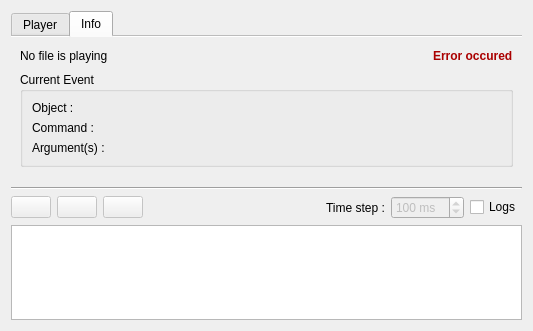
<?xml version="1.0" encoding="UTF-8"?>
<ui version="4.0">
 <class>pqPlayBackEventsDialog</class>
 <widget class="QDialog" name="pqPlayBackEventsDialog">
  <property name="windowModality">
   <enum>Qt::NonModal</enum>
  </property>
  <property name="geometry">
   <rect>
    <x>0</x>
    <y>0</y>
    <width>533</width>
    <height>331</height>
   </rect>
  </property>
  <property name="sizePolicy">
   <sizepolicy hsizetype="Preferred" vsizetype="Preferred">
    <horstretch>0</horstretch>
    <verstretch>0</verstretch>
   </sizepolicy>
  </property>
  <property name="minimumSize">
   <size>
    <width>0</width>
    <height>0</height>
   </size>
  </property>
  <property name="maximumSize">
   <size>
    <width>16777215</width>
    <height>16777215</height>
   </size>
  </property>
  <property name="windowTitle">
   <string>PlayBack Information</string>
  </property>
  <property name="sizeGripEnabled">
   <bool>false</bool>
  </property>
  <property name="modal">
   <bool>false</bool>
  </property>
  <layout class="QVBoxLayout" name="verticalLayout_4">
   <property name="sizeConstraint">
    <enum>QLayout::SetDefaultConstraint</enum>
   </property>
   <item>
    <widget class="QTabWidget" name="tabWidget">
     <property name="sizePolicy">
      <sizepolicy hsizetype="Preferred" vsizetype="Preferred">
       <horstretch>0</horstretch>
       <verstretch>0</verstretch>
      </sizepolicy>
     </property>
     <property name="minimumSize">
      <size>
       <width>0</width>
       <height>0</height>
      </size>
     </property>
     <property name="maximumSize">
      <size>
       <width>16777215</width>
       <height>16777215</height>
      </size>
     </property>
     <property name="tabPosition">
      <enum>QTabWidget::North</enum>
     </property>
     <property name="tabShape">
      <enum>QTabWidget::Rounded</enum>
     </property>
     <property name="currentIndex">
      <number>1</number>
     </property>
     <property name="iconSize">
      <size>
       <width>15</width>
       <height>16</height>
      </size>
     </property>
     <property name="elideMode">
      <enum>Qt::ElideNone</enum>
     </property>
     <property name="usesScrollButtons">
      <bool>false</bool>
     </property>
     <property name="documentMode">
      <bool>true</bool>
     </property>
     <widget class="QWidget" name="Player">
      <attribute name="icon">
       <iconset resource="Resources/QtTesting.qrc">
        <normaloff>:/Icons/timePlay.png</normaloff>:/Icons/timePlay.png</iconset>
      </attribute>
      <attribute name="title">
       <string>Player</string>
      </attribute>
      <layout class="QVBoxLayout" name="verticalLayout_2">
       <property name="sizeConstraint">
        <enum>QLayout::SetMaximumSize</enum>
       </property>
       <item>
        <widget class="QTableWidget" name="tableWidget">
         <property name="enabled">
          <bool>true</bool>
         </property>
         <property name="sizePolicy">
          <sizepolicy hsizetype="Preferred" vsizetype="Preferred">
           <horstretch>0</horstretch>
           <verstretch>0</verstretch>
          </sizepolicy>
         </property>
         <property name="minimumSize">
          <size>
           <width>0</width>
           <height>0</height>
          </size>
         </property>
         <property name="maximumSize">
          <size>
           <width>16777215</width>
           <height>16777215</height>
          </size>
         </property>
         <property name="frameShape">
          <enum>QFrame::NoFrame</enum>
         </property>
         <property name="frameShadow">
          <enum>QFrame::Sunken</enum>
         </property>
         <property name="verticalScrollBarPolicy">
          <enum>Qt::ScrollBarAsNeeded</enum>
         </property>
         <property name="tabKeyNavigation">
          <bool>true</bool>
         </property>
         <property name="alternatingRowColors">
          <bool>true</bool>
         </property>
         <property name="selectionMode">
          <enum>QAbstractItemView::NoSelection</enum>
         </property>
         <property name="gridStyle">
          <enum>Qt::NoPen</enum>
         </property>
         <property name="cornerButtonEnabled">
          <bool>false</bool>
         </property>
         <property name="columnCount">
          <number>3</number>
         </property>
         <attribute name="horizontalHeaderVisible">
          <bool>false</bool>
         </attribute>
         <attribute name="horizontalHeaderCascadingSectionResizes">
          <bool>true</bool>
         </attribute>
         <attribute name="horizontalHeaderDefaultSectionSize">
          <number>150</number>
         </attribute>
         <attribute name="horizontalHeaderHighlightSections">
          <bool>true</bool>
         </attribute>
         <attribute name="horizontalHeaderMinimumSectionSize">
          <number>15</number>
         </attribute>
         <attribute name="horizontalHeaderShowSortIndicator" stdset="0">
          <bool>false</bool>
         </attribute>
         <attribute name="horizontalHeaderStretchLastSection">
          <bool>true</bool>
         </attribute>
         <attribute name="verticalHeaderVisible">
          <bool>false</bool>
         </attribute>
         <column>
          <property name="text">
           <string/>
          </property>
         </column>
         <column>
          <property name="text">
           <string notr="true">Files</string>
          </property>
          <property name="font">
           <font>
            <italic>false</italic>
           </font>
          </property>
         </column>
         <column>
          <property name="text">
           <string>Progress</string>
          </property>
         </column>
        </widget>
       </item>
       <item>
        <layout class="QHBoxLayout" name="horizontalLayout_3">
         <item>
          <widget class="QLabel" name="playerErrorIconLabel">
           <property name="maximumSize">
            <size>
             <width>18</width>
             <height>18</height>
            </size>
           </property>
           <property name="text">
            <string/>
           </property>
           <property name="pixmap">
            <pixmap resource="Resources/QtTesting.qrc">:/Icons/clear.svg</pixmap>
           </property>
           <property name="scaledContents">
            <bool>true</bool>
           </property>
          </widget>
         </item>
         <item>
          <widget class="QLabel" name="playerErrorTextLabel">
           <property name="palette">
            <palette>
             <active>
              <colorrole role="WindowText">
               <brush brushstyle="SolidPattern">
                <color alpha="255">
                 <red>170</red>
                 <green>0</green>
                 <blue>0</blue>
                </color>
               </brush>
              </colorrole>
             </active>
             <inactive>
              <colorrole role="WindowText">
               <brush brushstyle="SolidPattern">
                <color alpha="255">
                 <red>170</red>
                 <green>0</green>
                 <blue>0</blue>
                </color>
               </brush>
              </colorrole>
             </inactive>
             <disabled>
              <colorrole role="WindowText">
               <brush brushstyle="SolidPattern">
                <color alpha="255">
                 <red>106</red>
                 <green>104</green>
                 <blue>100</blue>
                </color>
               </brush>
              </colorrole>
             </disabled>
            </palette>
           </property>
           <property name="font">
            <font>
             <weight>75</weight>
             <bold>true</bold>
            </font>
           </property>
           <property name="text">
            <string>Error occured</string>
           </property>
          </widget>
         </item>
         <item>
          <spacer name="horizontalSpacer_2">
           <property name="orientation">
            <enum>Qt::Horizontal</enum>
           </property>
           <property name="sizeHint" stdset="0">
            <size>
             <width>200</width>
             <height>20</height>
            </size>
           </property>
          </spacer>
         </item>
         <item>
          <widget class="QPushButton" name="plusButton">
           <property name="toolTip">
            <string>Add scripts to the list</string>
           </property>
           <property name="text">
            <string/>
           </property>
           <property name="icon">
            <iconset resource="Resources/QtTesting.qrc">
             <normaloff>:/Icons/plus.png</normaloff>:/Icons/plus.png</iconset>
           </property>
           <property name="iconSize">
            <size>
             <width>24</width>
             <height>24</height>
            </size>
           </property>
           <property name="flat">
            <bool>false</bool>
           </property>
          </widget>
         </item>
         <item>
          <widget class="QPushButton" name="minusButton">
           <property name="toolTip">
            <string>Remove checked scripts</string>
           </property>
           <property name="text">
            <string/>
           </property>
           <property name="icon">
            <iconset resource="Resources/QtTesting.qrc">
             <normaloff>:/Icons/minus.png</normaloff>:/Icons/minus.png</iconset>
           </property>
          </widget>
         </item>
         <item>
          <widget class="QPushButton" name="loadFileButton">
           <property name="sizePolicy">
            <sizepolicy hsizetype="Minimum" vsizetype="Fixed">
             <horstretch>0</horstretch>
             <verstretch>0</verstretch>
            </sizepolicy>
           </property>
           <property name="toolTip">
            <string>Open scripts</string>
           </property>
           <property name="text">
            <string>Open Scripts</string>
           </property>
          </widget>
         </item>
        </layout>
       </item>
      </layout>
     </widget>
     <widget class="QWidget" name="Info">
      <property name="toolTip">
       <string>Information about the current event</string>
      </property>
      <attribute name="icon">
       <iconset resource="Resources/QtTesting.qrc">
        <normaloff>:/Icons/info.png</normaloff>:/Icons/info.png</iconset>
      </attribute>
      <attribute name="title">
       <string>Info</string>
      </attribute>
      <layout class="QVBoxLayout" name="verticalLayout">
       <property name="sizeConstraint">
        <enum>QLayout::SetMaximumSize</enum>
       </property>
       <item>
        <layout class="QHBoxLayout" name="horizontalLayout">
         <property name="sizeConstraint">
          <enum>QLayout::SetDefaultConstraint</enum>
         </property>
         <item>
          <widget class="QLabel" name="currentFileLabel">
           <property name="sizePolicy">
            <sizepolicy hsizetype="Preferred" vsizetype="Maximum">
             <horstretch>0</horstretch>
             <verstretch>0</verstretch>
            </sizepolicy>
           </property>
           <property name="text">
            <string>No file is playing</string>
           </property>
          </widget>
         </item>
         <item>
          <spacer name="horizontalSpacer">
           <property name="orientation">
            <enum>Qt::Horizontal</enum>
           </property>
           <property name="sizeHint" stdset="0">
            <size>
             <width>40</width>
             <height>20</height>
            </size>
           </property>
          </spacer>
         </item>
         <item>
          <widget class="QLabel" name="infoErrorIconLabel">
           <property name="sizePolicy">
            <sizepolicy hsizetype="Fixed" vsizetype="Fixed">
             <horstretch>0</horstretch>
             <verstretch>0</verstretch>
            </sizepolicy>
           </property>
           <property name="maximumSize">
            <size>
             <width>18</width>
             <height>18</height>
            </size>
           </property>
           <property name="text">
            <string/>
           </property>
           <property name="pixmap">
            <pixmap resource="Resources/QtTesting.qrc">:/Icons/clear.svg</pixmap>
           </property>
           <property name="scaledContents">
            <bool>true</bool>
           </property>
          </widget>
         </item>
         <item>
          <widget class="QLabel" name="infoErrorTextLabel">
           <property name="palette">
            <palette>
             <active>
              <colorrole role="WindowText">
               <brush brushstyle="SolidPattern">
                <color alpha="255">
                 <red>170</red>
                 <green>0</green>
                 <blue>0</blue>
                </color>
               </brush>
              </colorrole>
              <colorrole role="Text">
               <brush brushstyle="SolidPattern">
                <color alpha="255">
                 <red>0</red>
                 <green>0</green>
                 <blue>0</blue>
                </color>
               </brush>
              </colorrole>
             </active>
             <inactive>
              <colorrole role="WindowText">
               <brush brushstyle="SolidPattern">
                <color alpha="255">
                 <red>170</red>
                 <green>0</green>
                 <blue>0</blue>
                </color>
               </brush>
              </colorrole>
              <colorrole role="Text">
               <brush brushstyle="SolidPattern">
                <color alpha="255">
                 <red>0</red>
                 <green>0</green>
                 <blue>0</blue>
                </color>
               </brush>
              </colorrole>
             </inactive>
             <disabled>
              <colorrole role="WindowText">
               <brush brushstyle="SolidPattern">
                <color alpha="255">
                 <red>106</red>
                 <green>104</green>
                 <blue>100</blue>
                </color>
               </brush>
              </colorrole>
              <colorrole role="Text">
               <brush brushstyle="SolidPattern">
                <color alpha="255">
                 <red>190</red>
                 <green>190</green>
                 <blue>190</blue>
                </color>
               </brush>
              </colorrole>
             </disabled>
            </palette>
           </property>
           <property name="font">
            <font>
             <weight>75</weight>
             <bold>true</bold>
            </font>
           </property>
           <property name="text">
            <string>Error occured</string>
           </property>
          </widget>
         </item>
        </layout>
       </item>
       <item>
        <widget class="QGroupBox" name="Data">
         <property name="enabled">
          <bool>true</bool>
         </property>
         <property name="sizePolicy">
          <sizepolicy hsizetype="Preferred" vsizetype="Maximum">
           <horstretch>0</horstretch>
           <verstretch>0</verstretch>
          </sizepolicy>
         </property>
         <property name="title">
          <string>Current Event</string>
         </property>
         <property name="flat">
          <bool>false</bool>
         </property>
         <property name="checkable">
          <bool>false</bool>
         </property>
         <property name="checked">
          <bool>false</bool>
         </property>
         <layout class="QVBoxLayout" name="verticalLayout_3">
          <property name="sizeConstraint">
           <enum>QLayout::SetNoConstraint</enum>
          </property>
          <item>
           <widget class="QLabel" name="objectLabel">
            <property name="sizePolicy">
             <sizepolicy hsizetype="Preferred" vsizetype="Maximum">
              <horstretch>0</horstretch>
              <verstretch>0</verstretch>
             </sizepolicy>
            </property>
            <property name="text">
             <string>Object :</string>
            </property>
           </widget>
          </item>
          <item>
           <widget class="QLabel" name="commandLabel">
            <property name="sizePolicy">
             <sizepolicy hsizetype="Preferred" vsizetype="Maximum">
              <horstretch>0</horstretch>
              <verstretch>0</verstretch>
             </sizepolicy>
            </property>
            <property name="text">
             <string>Command :</string>
            </property>
           </widget>
          </item>
          <item>
           <widget class="QLabel" name="argumentsLabel">
            <property name="sizePolicy">
             <sizepolicy hsizetype="Preferred" vsizetype="Maximum">
              <horstretch>0</horstretch>
              <verstretch>0</verstretch>
             </sizepolicy>
            </property>
            <property name="text">
             <string>Argument(s) :</string>
            </property>
           </widget>
          </item>
         </layout>
        </widget>
       </item>
       <item>
        <spacer name="verticalSpacer">
         <property name="orientation">
          <enum>Qt::Vertical</enum>
         </property>
         <property name="sizeHint" stdset="0">
          <size>
           <width>20</width>
           <height>0</height>
          </size>
         </property>
        </spacer>
       </item>
      </layout>
     </widget>
    </widget>
   </item>
   <item>
    <widget class="Line" name="line">
     <property name="orientation">
      <enum>Qt::Horizontal</enum>
     </property>
    </widget>
   </item>
   <item>
    <layout class="QHBoxLayout" name="horizontalLayout_2">
     <property name="sizeConstraint">
      <enum>QLayout::SetFixedSize</enum>
     </property>
     <item>
      <widget class="QPushButton" name="playPauseButton">
       <property name="enabled">
        <bool>false</bool>
       </property>
       <property name="toolTip">
        <string>Play/Pause</string>
       </property>
       <property name="text">
        <string/>
       </property>
       <property name="icon">
        <iconset resource="Resources/QtTesting.qrc">
         <normaloff>:/Icons/timePlay.png</normaloff>
         <normalon>:/Icons/pause.png</normalon>:/Icons/timePlay.png</iconset>
       </property>
       <property name="checkable">
        <bool>true</bool>
       </property>
       <property name="checked">
        <bool>false</bool>
       </property>
       <property name="autoRepeat">
        <bool>false</bool>
       </property>
       <property name="flat">
        <bool>false</bool>
       </property>
      </widget>
     </item>
     <item>
      <widget class="QPushButton" name="stepButton">
       <property name="enabled">
        <bool>false</bool>
       </property>
       <property name="toolTip">
        <string>Play step by step</string>
       </property>
       <property name="text">
        <string/>
       </property>
       <property name="icon">
        <iconset resource="Resources/QtTesting.qrc">
         <normaloff>:/Icons/frameForward.png</normaloff>:/Icons/frameForward.png</iconset>
       </property>
       <property name="checkable">
        <bool>false</bool>
       </property>
       <property name="checked">
        <bool>false</bool>
       </property>
       <property name="flat">
        <bool>false</bool>
       </property>
      </widget>
     </item>
     <item>
      <widget class="QPushButton" name="stopButton">
       <property name="enabled">
        <bool>false</bool>
       </property>
       <property name="sizePolicy">
        <sizepolicy hsizetype="Minimum" vsizetype="Fixed">
         <horstretch>0</horstretch>
         <verstretch>0</verstretch>
        </sizepolicy>
       </property>
       <property name="toolTip">
        <string>Stop</string>
       </property>
       <property name="text">
        <string/>
       </property>
       <property name="icon">
        <iconset resource="Resources/QtTesting.qrc">
         <normaloff>:/Icons/playback-stop.png</normaloff>:/Icons/playback-stop.png</iconset>
       </property>
       <property name="flat">
        <bool>false</bool>
       </property>
      </widget>
     </item>
     <item>
      <spacer name="horizontalSpacer_3">
       <property name="orientation">
        <enum>Qt::Horizontal</enum>
       </property>
       <property name="sizeHint" stdset="0">
        <size>
         <width>40</width>
         <height>20</height>
        </size>
       </property>
      </spacer>
     </item>
     <item>
      <widget class="QLabel" name="timeStepLabel">
       <property name="text">
        <string>Time step :</string>
       </property>
      </widget>
     </item>
     <item>
      <widget class="QSpinBox" name="timeStepSpinBox">
       <property name="enabled">
        <bool>false</bool>
       </property>
       <property name="sizePolicy">
        <sizepolicy hsizetype="Maximum" vsizetype="Fixed">
         <horstretch>0</horstretch>
         <verstretch>0</verstretch>
        </sizepolicy>
       </property>
       <property name="toolTip">
        <string>Time step between each events</string>
       </property>
       <property name="suffix">
        <string> ms</string>
       </property>
       <property name="minimum">
        <number>0</number>
       </property>
       <property name="maximum">
        <number>1000</number>
       </property>
       <property name="singleStep">
        <number>10</number>
       </property>
       <property name="value">
        <number>100</number>
       </property>
      </widget>
     </item>
     <item>
      <widget class="QCheckBox" name="checkBox">
       <property name="toolTip">
        <string>Show/Hide log browser</string>
       </property>
       <property name="text">
        <string>Logs</string>
       </property>
      </widget>
     </item>
    </layout>
   </item>
   <item>
    <widget class="QTextBrowser" name="logBrowser">
     <property name="sizePolicy">
      <sizepolicy hsizetype="Expanding" vsizetype="Preferred">
       <horstretch>0</horstretch>
       <verstretch>0</verstretch>
      </sizepolicy>
     </property>
    </widget>
   </item>
  </layout>
 </widget>
 <resources>
  <include location="Resources/QtTesting.qrc"/>
 </resources>
 <connections>
  <connection>
   <sender>checkBox</sender>
   <signal>toggled(bool)</signal>
   <receiver>logBrowser</receiver>
   <slot>setVisible(bool)</slot>
   <hints>
    <hint type="sourcelabel">
     <x>381</x>
     <y>220</y>
    </hint>
    <hint type="destinationlabel">
     <x>161</x>
     <y>270</y>
    </hint>
   </hints>
  </connection>
 </connections>
</ui>
